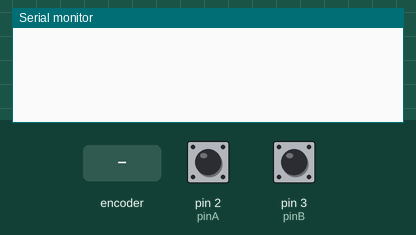
A sketch run on a simulated Arduino Uno, built with avr-gcc and run on an emulated ATmega328P. On the bench: the last lines printed to the serial monitor. The test bench sets the inputs (shaded band); at power-on: pin 2 (pinA) HIGH, pin 3 (pinB) HIGH.

Above: at 1.2 s.
1.3 s: rotary encoder on pin 2 (pinA) / pin 3 (pinB) turned 1 step (first pin leading)
At 1.8 s:
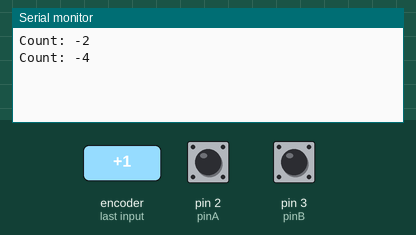
3.0 s: rotary encoder on pin 2 (pinA) / pin 3 (pinB) turned 1 step (first pin leading)
At 4.3 s:
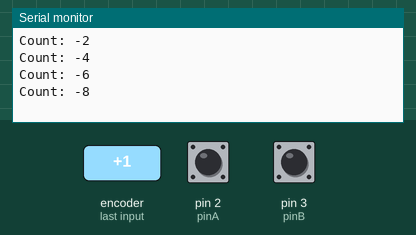
Timing chart, 0 to 6.0 s (numbered marks = the images above; inputs shaded):
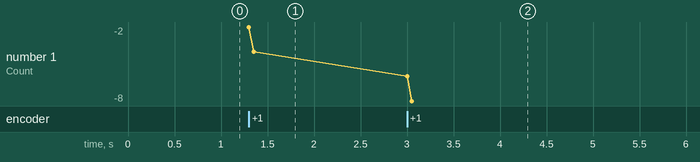

Measured:
- after the input at 1.3 s, the serial monitor: prints a new line at once (image 1)
- after the input at 3.0 s, the serial monitor: prints a new line at once (image 2)
- plotted number 1: -4 → -8 after the input at 3.0 s

The sketch:

encoder_with_interrupts_-_Copy.ino
```cpp
/*
Author: Jaron O'Grady
This code records the net number of encoder rotation increments clockwise using external interrupts.
*/
//global variables include encoder pins, the states of the encoder pins, the net count of clockwise increments
int pinA = 2; //clk
int pinB = 3; //dt
int stateA = 0;
int stateB = 0;
int count = 0;
int isrEntered = 0;

//isr measures the state of the pins and adjusts the counts and isr flag - only entered once pinA changes
void isr(){
  //read the pins
  int stateA = digitalRead(pinA);
  int stateB = digitalRead(pinB);
  //determine clockwise or counter-clockwise
  if(stateA == stateB){
    count += 2; //clockwise
  }
  else{
    count -= 2; //counter-clockwise
  }
  //adjust the flag to print the new value of counts in the loop
  isrEntered = 1;
}

//sets pinA and pinB to pullup inputs, attaches the isr to pinA/clk, and sets baud rate to 9600
void setup() {
  pinMode(pinA, INPUT_PULLUP);
  pinMode(pinB, INPUT_PULLUP);
  attachInterrupt(0, isr, CHANGE);
  Serial.begin(9600);
}

//prints the net counts given there has been a change in pinA
void loop() {
  //sei(); - uncomment if revisiting to see if this fixes the problem of not always seeing rotations/bouncing
  if(isrEntered){
    //sei(); - uncomment if revisiting to see if this fixes the problem of not always seeing rotations/bouncing
    Serial.print("Count: ");
    Serial.println(count);
    isrEntered = 0;
  }
}
```
